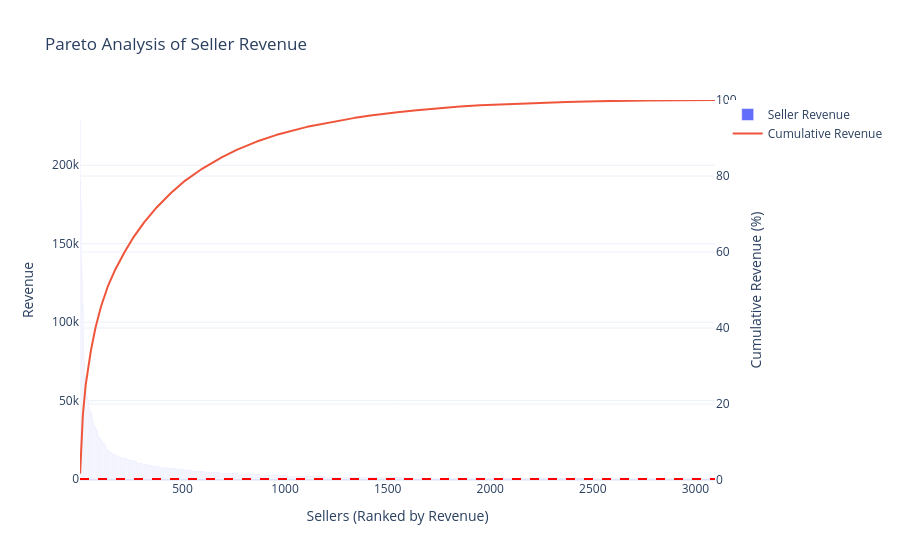

Notebook source saved alongside this figure:
### Code cell
import plotly.graph_objects as go

fig = go.Figure()

# Revenue bars
fig.add_trace(
    go.Bar(
        x=pareto.index + 1,
        y=pareto["Revenue"],
        name="Seller Revenue"
    )
)

# Cumulative revenue line
fig.add_trace(
    go.Scatter(
        x=pareto.index + 1,
        y=pareto["Cumulative Revenue (%)"],
        mode="lines",
        name="Cumulative Revenue",
        yaxis="y2"
    )
)

fig.update_layout(

    title="Pareto Analysis of Seller Revenue",

    xaxis_title="Sellers (Ranked by Revenue)",

    yaxis=dict(
        title="Revenue"
    ),

    yaxis2=dict(
        title="Cumulative Revenue (%)",
        overlaying="y",
        side="right",
        range=[0,100]
    ),

    template="plotly_white"

)

fig.add_hline(
    y=80,
    line_dash="dash",
    line_color="red"
)

fig.show()

### Figure 1 — Plotly figure (JSON) as saved in the notebook; plotly's stock layout.template omitted (floating-point values rounded to 4 significant figures; data arrays with more than 128 entries replaced by an {"elided": "..."} marker saying what was removed)
{"data": [{"name": "Seller Revenue", "type": "bar", "x": {"elided": "3095 int values"}, "y": {"elided": "3095 float values"}}, {"mode": "lines", "name": "Cumulative Revenue", "type": "scatter", "x": {"elided": "3095 int values"}, "y": {"elided": "3095 float values"}, "yaxis": "y2"}], "layout": {"shapes": [{"line": {"color": "red", "dash": "dash"}, "type": "line", "x0": 0, "x1": 1, "xref": "x domain", "y0": 80, "y1": 80, "yref": "y"}], "title": {"text": "Pareto Analysis of Seller Revenue"}, "xaxis": {"title": {"text": "Sellers (Ranked by Revenue)"}}, "yaxis": {"title": {"text": "Revenue"}}, "yaxis2": {"overlaying": "y", "range": [0, 100], "side": "right", "title": {"text": "Cumulative Revenue (%)"}}}}
